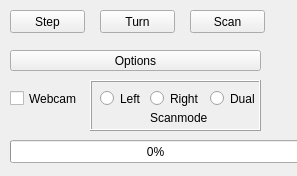
<?xml version="1.0" encoding="UTF-8"?>
<ui version="4.0">
 <class>Form</class>
 <widget class="QWidget" name="Form">
  <property name="geometry">
   <rect>
    <x>0</x>
    <y>0</y>
    <width>297</width>
    <height>176</height>
   </rect>
  </property>
  <property name="windowTitle">
   <string>Form</string>
  </property>
  <widget class="QProgressBar" name="progressBar">
   <property name="geometry">
    <rect>
     <x>10</x>
     <y>140</y>
     <width>291</width>
     <height>23</height>
    </rect>
   </property>
   <property name="value">
    <number>0</number>
   </property>
  </widget>
  <widget class="QToolButton" name="toolButton">
   <property name="geometry">
    <rect>
     <x>10</x>
     <y>50</y>
     <width>251</width>
     <height>21</height>
    </rect>
   </property>
   <property name="text">
    <string>Options</string>
   </property>
  </widget>
  <widget class="QPushButton" name="scanButton">
   <property name="geometry">
    <rect>
     <x>190</x>
     <y>10</y>
     <width>75</width>
     <height>23</height>
    </rect>
   </property>
   <property name="text">
    <string>Scan</string>
   </property>
  </widget>
  <widget class="QPushButton" name="turnButton">
   <property name="geometry">
    <rect>
     <x>100</x>
     <y>10</y>
     <width>75</width>
     <height>23</height>
    </rect>
   </property>
   <property name="text">
    <string>Turn</string>
   </property>
  </widget>
  <widget class="QPushButton" name="stepButton">
   <property name="geometry">
    <rect>
     <x>10</x>
     <y>10</y>
     <width>75</width>
     <height>23</height>
    </rect>
   </property>
   <property name="text">
    <string>Step</string>
   </property>
  </widget>
  <widget class="QCheckBox" name="camBox">
   <property name="geometry">
    <rect>
     <x>10</x>
     <y>90</y>
     <width>70</width>
     <height>17</height>
    </rect>
   </property>
   <property name="text">
    <string>Webcam</string>
   </property>
  </widget>
  <widget class="QFrame" name="frame">
   <property name="geometry">
    <rect>
     <x>90</x>
     <y>80</y>
     <width>171</width>
     <height>51</height>
    </rect>
   </property>
   <property name="frameShape">
    <enum>QFrame::Box</enum>
   </property>
   <property name="frameShadow">
    <enum>QFrame::Raised</enum>
   </property>
   <widget class="QLabel" name="label">
    <property name="geometry">
     <rect>
      <x>60</x>
      <y>30</y>
      <width>61</width>
      <height>16</height>
     </rect>
    </property>
    <property name="text">
     <string>Scanmode</string>
    </property>
   </widget>
   <widget class="QRadioButton" name="lft_rd_btn">
    <property name="geometry">
     <rect>
      <x>10</x>
      <y>10</y>
      <width>51</width>
      <height>17</height>
     </rect>
    </property>
    <property name="text">
     <string>Left</string>
    </property>
   </widget>
   <widget class="QRadioButton" name="rgt_rd_btn">
    <property name="geometry">
     <rect>
      <x>60</x>
      <y>10</y>
      <width>51</width>
      <height>17</height>
     </rect>
    </property>
    <property name="text">
     <string>Right</string>
    </property>
   </widget>
   <widget class="QRadioButton" name="dual_rdbtn">
    <property name="geometry">
     <rect>
      <x>120</x>
      <y>10</y>
      <width>51</width>
      <height>17</height>
     </rect>
    </property>
    <property name="text">
     <string>Dual</string>
    </property>
   </widget>
  </widget>
  <zorder>frame</zorder>
  <zorder>progressBar</zorder>
  <zorder>toolButton</zorder>
  <zorder>scanButton</zorder>
  <zorder>turnButton</zorder>
  <zorder>stepButton</zorder>
  <zorder>camBox</zorder>
 </widget>
 <resources/>
 <connections/>
</ui>
